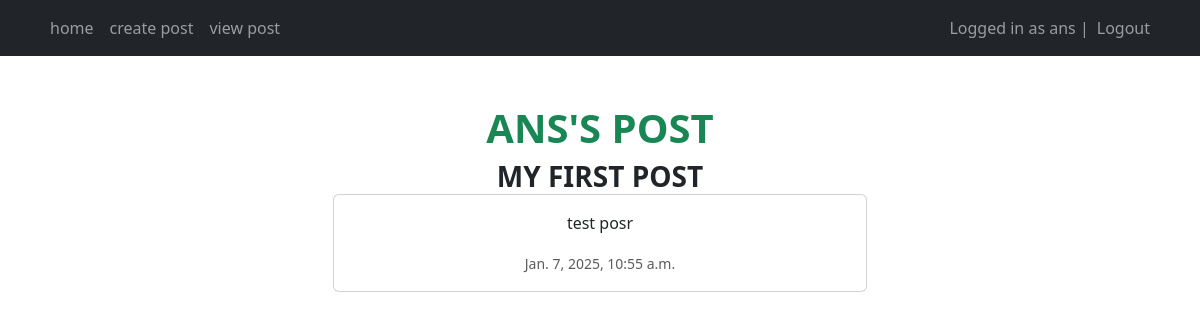
The page /post/view/3 (signed in) on the database as committed earlier.
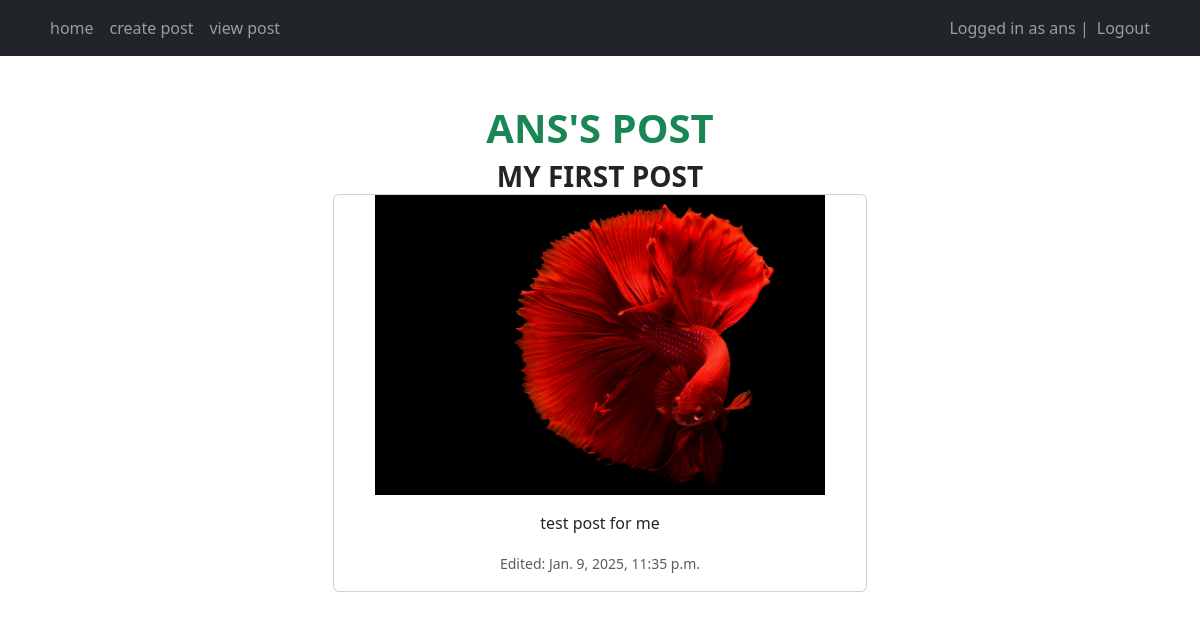
The same page on the database as committed later.
### main/models.py (models this page shows, shortened)
class Post(models.Model):
    author = models.ForeignKey(User, on_delete=models.CASCADE)
    title = models.CharField(max_length=200)
    post = models.TextField()
    image = models.ImageField(upload_to="uploads/", blank=True, null=True)
    created_at = models.DateTimeField(auto_now_add=True)
    updated_at = models.DateTimeField(auto_now=True)

### main/views.py (the view)
# urls.py: path('post/view/<int:pk>', views.viewpost, name='viewpost'),
@login_required(login_url='/login')
def viewpost(request, pk):
    post = get_object_or_404(Post, pk=pk)
    return render(request, 'main/viewpost.html', {'post':post})

### main/templates/main/viewpost.html (shortened to what this page needs)
{% extends 'main/home.html' %}
{% block content %}
<div class="pt-5">
    <h2 class="text-center text-uppercase fw-bold fs-1 text-success">{{ post.author }}'s post</h2>
    <div class="container text-center">
        <h5 class="card-title text-uppercase fs-3 fw-bold">{{ post.title }}</h5>
        <div class="row">
            <div class="col-md-3"></div>
            <div class="col-md-6 align-self-center">
                <div class="card mb-3">
                    {% if post.image %}
                    <img src="{{ post.image.url }}" class="align-self-center" alt="{{ post.title }}-image"
                        style="max-width: 450px;">
                    {% endif %}
                    <div class="card-body">
                        <p class="card-text">{{ post.post }}</p>
                        <p class="card-text">
                            <small class="text-body-secondary">
                                {% if post.created_at == post.updated_at %}
                                {{ post.created_at }}
                                {% else %}
                                Edited: {{ post.updated_at }}
                                {% endif %}
                            </small>
                        </p>
                    </div>
                </div>
            </div>
            <div class="col-md-3"></div>
        </div>
    </div>
</div>
{% endblock %}

Rows that differ between the two databases and show on the page:
changed Post "MY FIRST POST": image: picture added; post "test posr" → "test post for me"; updated_at (not shown) → "Jan. 9, 2025, 11:35 p.m."; created_at "Jan. 7, 2025, 10:55 a.m." → (not shown)
Other text that changed with them:
text now shown: "Edited:"
